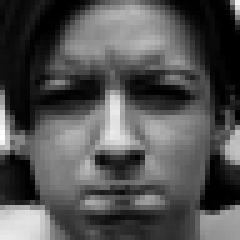
#> input picture images/ckplus/anger/S010_004_00000018.png, 48 x 48 px (shown 5 times larger); its folder holds only this picture in this run
$ python image_gen.py
#> lines starting #> are read from the running program, lines starting #| are printed output that depends on the picture
#%%
import os,cv2
import numpy as np

def to_hex(num, length):
    num = num - 128
    return hex((num + (1 << length)) % (1 << length))[2:].zfill(2)

to_hex_v = np.vectorize(to_hex)

data_path = '../images/ckplus'
train_dir = "../images/ckplus"
data_dir_list = os.listdir(data_path)

img_data_list = []
np.set_printoptions(threshold=np.inf)

for dataset in data_dir_list:
    img_list=os.listdir(data_path+'/'+ dataset)
    print ('Loaded the images of dataset-'+'{}\n'.format(dataset))
    for img in img_list:
        input_img=cv2.imread(data_path + '/'+ dataset + '/'+ img,0)
#> input_img is the input picture: shape (48, 48); min 0, max 255, mean 82
        #input_img=cv2.cvtColor(input_img, cv2.COLOR_BGR2GRAY)
        input_img_resize=cv2.resize(input_img,(24,24))
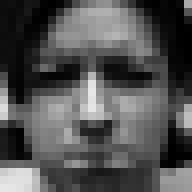
#> input_img_resize: shape (24, 24) (shown 8 times larger); min 0, max 230, mean 82.1
        img_data_list.append(input_img_resize)
#> pass 2 of the loop `for dataset in data_dir_list:`:
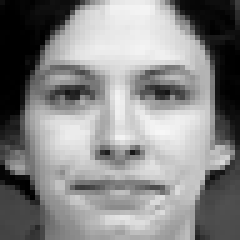
#> input picture images/ckplus/contempt/S138_008_00000007.png, 48 x 48 px (shown 5 times larger)
#> input_img is the input picture: shape (48, 48); min 0, max 247, mean 135.6
#> `input_img_resize=cv2.resize(input_img,(24,24))`:
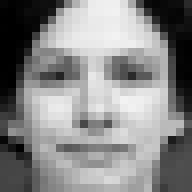
#> input_img_resize: shape (24, 24) (shown 8 times larger); min 0, max 242, mean 135.8

img_data = np.array(img_data_list)
img_data = img_data.astype('uint8')

#%%
data = to_hex_v(img_data, 8).flatten()
#%%
dst_path = os.path.dirname(os.path.realpath(__file__)) + "\\..\\all_in_one\\"
file = "images.txt"

with open (dst_path + file, "w") as dst:
	temp = ''
	for i, item in enumerate(data):
		temp = str(item) + temp
		if((i+1) % 24 == 0):
			dst.write(temp+'\n')
			temp = ''
			if((i+1) % 576 == 0):
				dst.write('\n')
				if((i+1)%2304==0):
					print("DONE")
					break
#> this loop made 1152 passes
#> item on passes 1 to 12: '8d', '8f', '8a', '95', '93', '83', '80', '85', '9d', 'ca', 'e9', 'fc'

# %%
